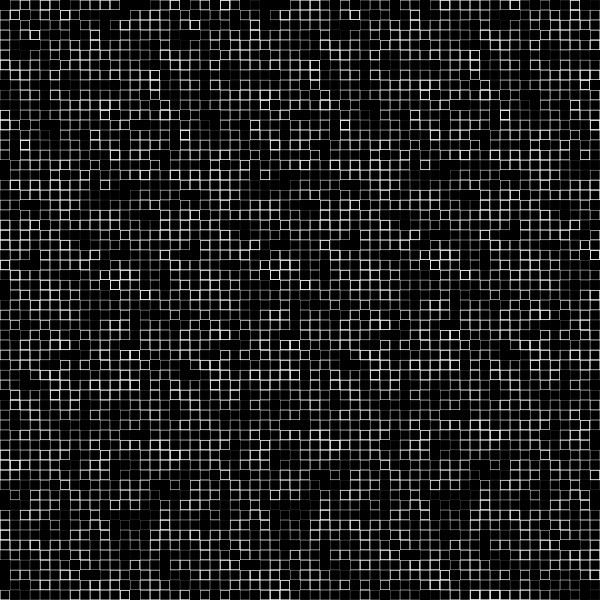
Frame 1 (no input)
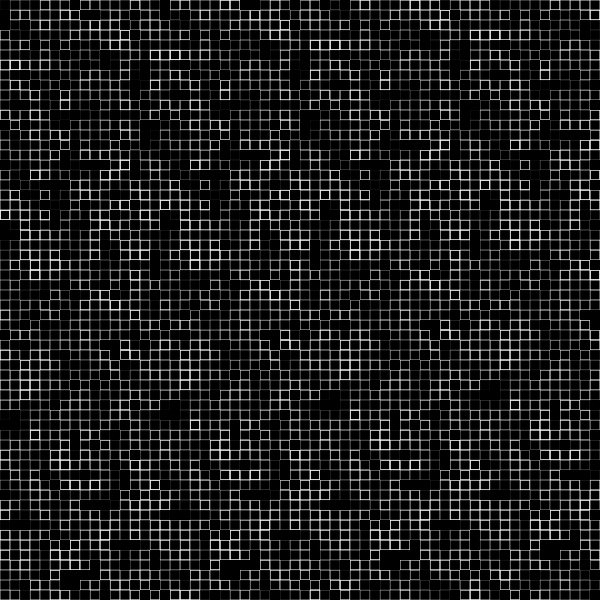
Frame 60 (no input)
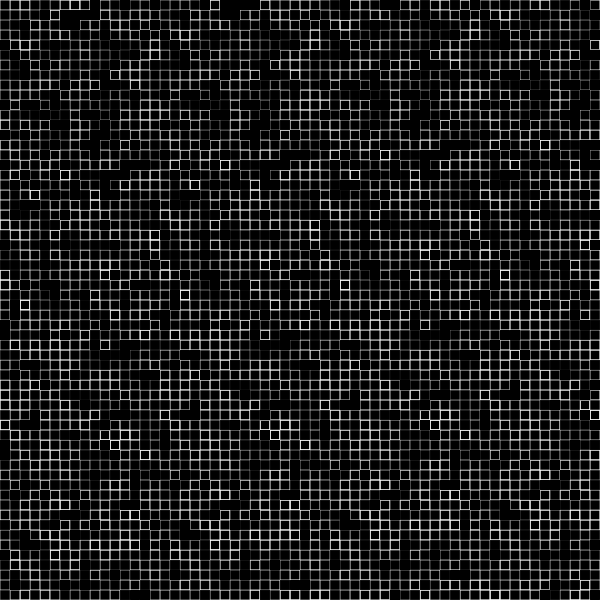
Frame 120 (the mouse pressed at the canvas centre since frame 60)

The p5.js sketch that drew these frames (run headless with seeded random() and noise() and a simulated clock; from frame 60 on, the mouse is pressed at the canvas centre):

// p5.js sketch
// ── sketch.js
function setup() {
  createCanvas(600, 600);
  noStroke();
  rectMode(CENTER);
}

function draw() {
  background(255);
  fill(0);
  let gap = 10; 
  
  for (let x = 0; x < width; x += gap) {
    for (let y = 0; y < height; y += gap) {
      let noiseValue = noise(x, y, frameCount * 0.05);
      let s = map(noiseValue, 0, 1, 8, 11);
      rect(x + gap / 2, y + gap / 2, s);
    }
  }
}
